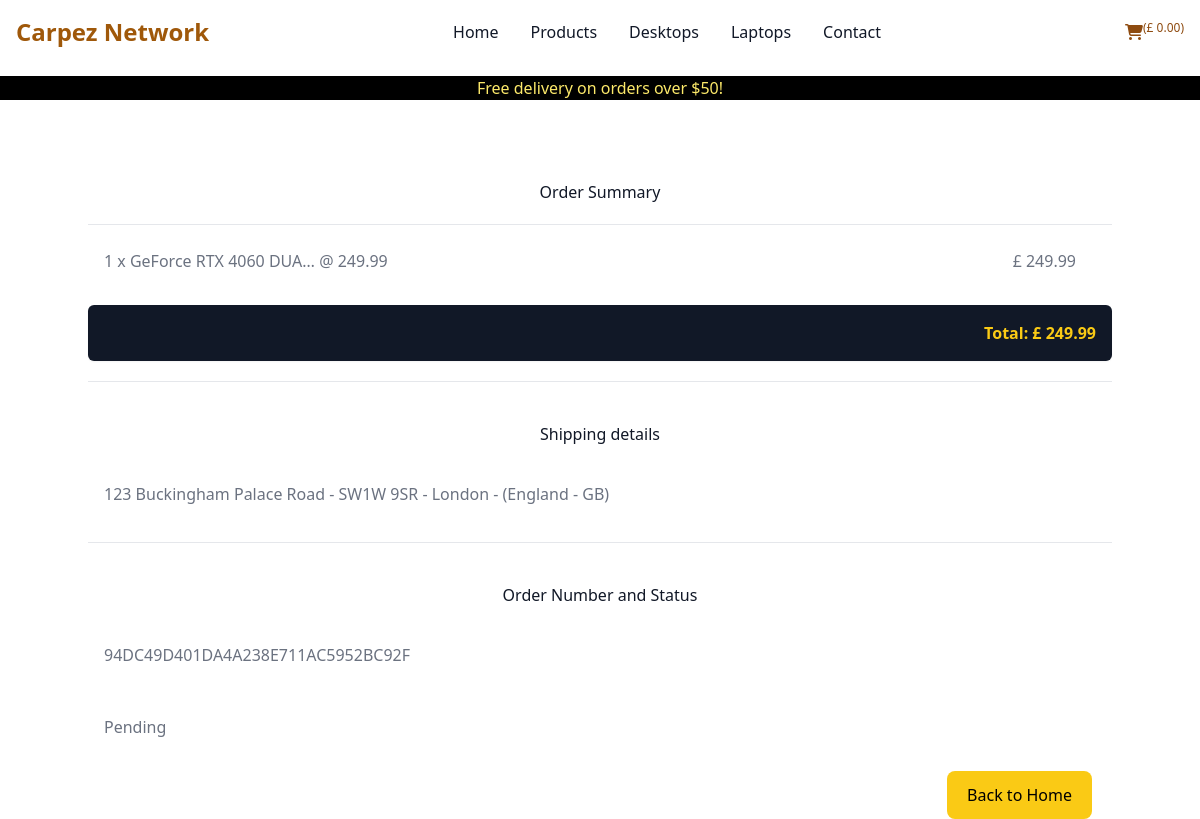
The page /checkout/checkout_success/94DC49D401DA4A238E711AC5952BC92F on the database as committed earlier.
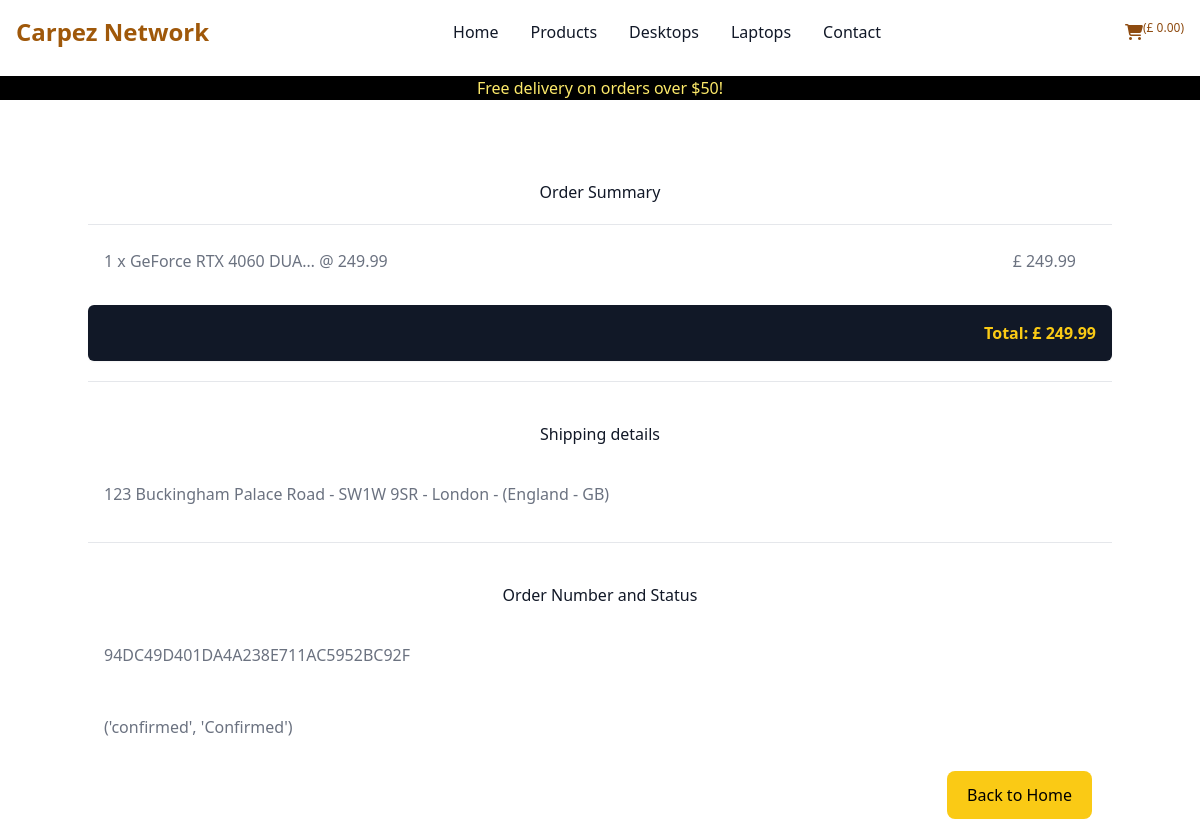
The same page on the database as committed later.
### checkout/models.py (models this page shows, shortened)
class Order(models.Model):
    order_number = models.CharField(max_length=32, null=False, editable=False)
    date = models.DateTimeField(auto_now_add=True)
    delivery_cost = models.DecimalField(
        max_digits=6,
        decimal_places=2,
        null=False,
        default=0
    )
    order_total = models.DecimalField(
        max_digits=10,
        decimal_places=2,
        null=False,
        default=0
    )
    grand_total = models.DecimalField(
        max_digits=10,
        decimal_places=2,
        null=False,
        default=0
    )
    bag_and_shipping_details = models.JSONField(
        encoder=DjangoJSONEncoder,
        decoder=json.JSONDecoder
    )
    full_name = models.CharField(max_length=254, null=True, editable=False)
    email = models.EmailField(max_length=254, null=True, editable=False)
    shipping = models.CharField(max_length=254, null=True, editable=False)
    billing_details = models.JSONField(null=True, editable=False)
    stripe_pid = models.CharField(
        max_length=32,
        null=False,
        blank=False,
        editable=False,
        default="before migration"
    )
    user = models.ForeignKey(
        Dashboard,
        null=True,
        blank=True,
        related_name="orders",
        on_delete=models.SET_NULL
    )
    status = models.CharField(
        max_length=10,
        null=False,
        default='pending',
        choices=[
            ('pending', "Pending"),
            ('confirmed', "Confirmed"),
            ('dispatched', "Dispatched"),
            ('delivered', "delivered")
        ]
    )

### checkout/views.py (the view)
def checkout_success(request, order_number):
    order = get_object_or_404(Order, order_number=order_number)
    line_items = order.lineitems.all()
    if "bag" in request.session:
        del request.session["bag"]
    template = "checkout/checkout_success.html"
    context = {
        "order": order,
        "line_items": line_items
    }
    return render(request, template, context)

### bag/context.py (called while the page is built, shortened)
def bag(request):
    bag_items = []
    total = 0
    objects = 0
    b = request.session.get('bag', {})
    if total < settings.FREE_DELIVERY_TRESHOLD:
        delivery = total * Decimal(settings.STANDARD_DELIVERY_PERCENTAGE / 100)
        free_delivery_delta = settings.FREE_DELIVERY_TRESHOLD - total
    else:
        delivery = 0
        free_delivery_delta = 0
    grand_total = total + delivery
    json_bag = json.dumps(b)
    context = {
        'bag': json_bag,
        'bag_items': bag_items,
        'total': total,
        'objects': objects,
        'delivery': delivery,
        'free_delivery_delta': free_delivery_delta,
        'free_delivery_treshold': settings.FREE_DELIVERY_TRESHOLD,
        'grand_total': grand_total,
    }
    return context

### bag/templatetags/bag_tools.py (called while the page is built)
@register.filter(name='calc_subtotal')
def calc_subtotal(price, quantity):
    return price * quantity

### checkout/templates/checkout/checkout_success.html (shortened to what this page needs)
{% extends 'base.html' %}
{% load bag_tools %}
{% block content %}
<div class="container">
    <h2 class="font-xl text-gray-900 mb-5 mt-20 text-center">
      Order Summary
    </h2>
    <hr>
    {% for lineitem in line_items %}
        <p class="mb-4 mt-2 p-4 font-large text-gray-500 dark:text-gray-400">
            {{ lineitem.quantity }} x {{ lineitem.product.name|truncatechars:21 }} @ {{ lineitem.product.price }}<span class="float-end mr-5">£ {{ lineitem.product.price|calc_subtotal:lineitem.quantity }} </span></p>
    {% endfor %}
    <p class="mt-4 p-4 bg-gray-900 rounded-md shadow-sm text-yellow-300 p-4 text-end">
        <strong>
            Total:  £ {{ order.grand_total|floatformat:2 }}
        </strong>
    </p>
    <hr class="mt-5 mb-5">
    <h2 class="font-large text-gray-900 mb-5 mt-10 text-center">
      Shipping details
    </h2>
    <p class="mb-4 p-4 text-gray-500 dark:text-gray-400">{{ order.shipping }}</p>
    <hr class="mt-5 mb-5">
    <h2 class="font-large text-gray-900 mb-5 mt-10 text-center">
      Order Number and Status
    </h2>
    <p class="mb-4 p-4 text-gray-500 dark:text-gray-400">{{ order.order_number }}</p>
    <p class="mb-4 p-4 text-gray-500 dark:text-gray-400">{{ order.get_status_display }}</p>
    <a href="{% url 'home' %}" class="btn btn-submit mr-5 float-end">Back to Home</a>
</div>
{% endblock %}

Rows that differ between the two databases and show on the page:
changed Order "123 Buckingham Palace Road - SW1W 9SR - London - (England - GB)": status "Pending" → "('confirmed', 'Confirmed')"
